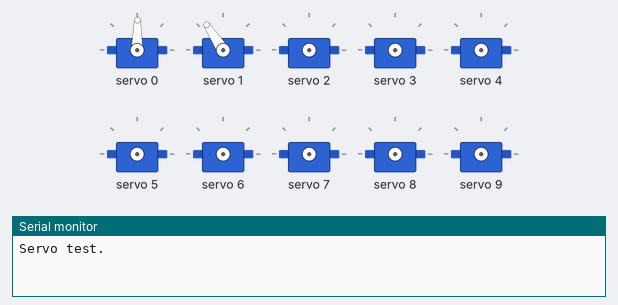
This sketch was run on a simulated Arduino Uno, built with avr-gcc and run on an emulated ATmega328P. On the bench: 10 × servo, the last lines printed to the serial monitor.

Above: at 0.12 s.
At 6.64 s:
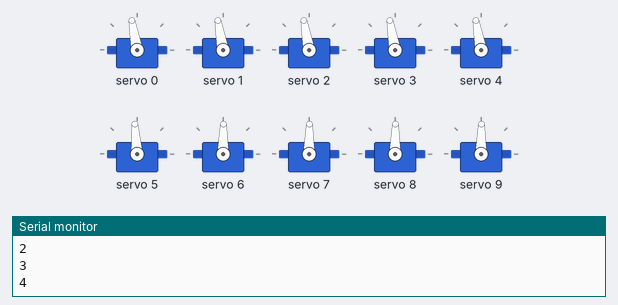
At 13.17 s:
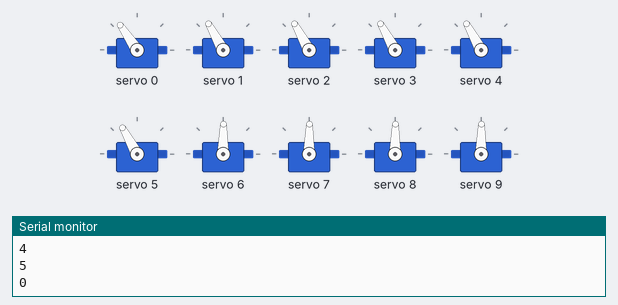
At 19.94 s:
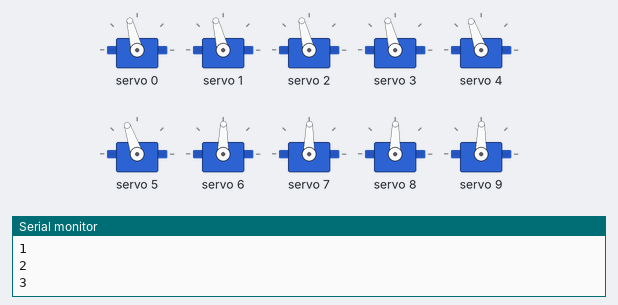
At 29.72 s:
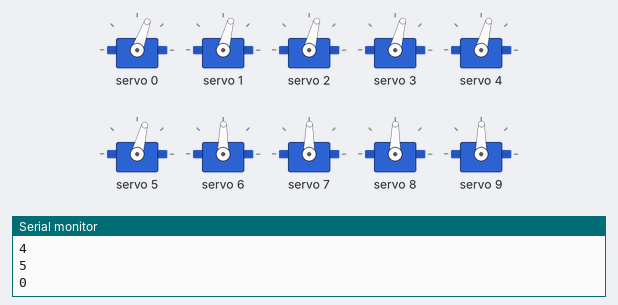
At 39.76 s:
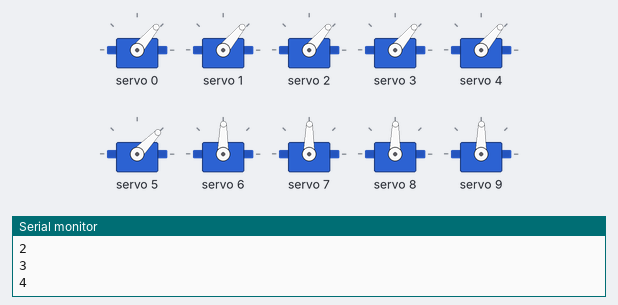
Timing chart, 0 to 40.0 s (numbered marks = the images above):
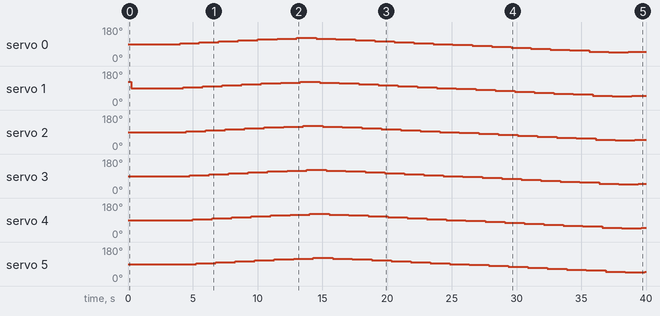

Measured:
- by itself, servo 0: 89° → 90° at 2.5 s, → 94° 1.5 s later, → 100° 1.5 s later, → 104° 1.5 s later, … (25 changes in this stretch)
- by itself, servo 1: 123° → 89° at 0.25 s, → 90° 2.5 s later, → 94° 1.5 s later, → 100° 1.5 s later, … (26 changes in this stretch)
- by itself, servo 2: 89° → 90° at 3.0 s, → 94° 1.5 s later, → 100° 1.5 s later, → 104° 1.5 s later, … (25 changes in this stretch)
- by itself, servo 3: 89° → 90° at 3.3 s, → 94° 1.5 s later, → 100° 1.5 s later, → 104° 1.5 s later, … (25 changes in this stretch)
- by itself, servo 4: 89° → 90° at 3.5 s, → 94° 1.5 s later, → 100° 1.5 s later, → 104° 1.5 s later, … (25 changes in this stretch)
- by itself, servo 5: 89° → 90° at 3.8 s, → 94° 1.5 s later, → 100° 1.5 s later, → 104° 1.5 s later, … (25 changes in this stretch)

The sketch:

Servo_demo_V0a.ino
```cpp
//Servo_demo_V0a.ino

//Demonstration of AdaFruit PCA9685 16 channel servo driver
//Adafruit product #815 and Miuzei Micro Servos 9g MS18 (metal gears)

//23 Febuary 2025

//James Canova
//jscanova@gmail.com

#include <Arduino.h>
#include <Adafruit_PWMServoDriver.h>

Adafruit_PWMServoDriver m_PWM;

const int SERVO_FREQ = 50;   //Hz,  // Analog servos run at ~50 Hz updates

// This is the minimum pulse length count (out of 4096) for servos
//corresponds to +90 [deg] (clockwise) accordiong to manufacture's definitions of + angle
const int PULSELEN_MIN  = 105;

// This is the maximum pulse length count (out of 4096)  for servos
//corresponds to -90 [deg] (counter-clockwise) accordiong to manufacture's definitions of + angle
const int PULSELEN_MAX = 477;

float m_nAngle_deg;
float m_nAngleIncement;
int m_nMax;
bool m_bCycleComplete;
bool m_bCentered;

void setup() {
  // put your setup code here, to run once:
  Serial.begin(9600);
  Serial.println("Servo test.");

  m_PWM.begin();
	m_PWM.setPWMFreq(SERVO_FREQ);

  //center servos 0 and 1
  m_PWM.setPWM(0, 0,  372);
  m_PWM.setPWM(1, 0,  372);

  m_nAngle_deg = 0.0;
  m_nAngleIncement = 5.0;
  m_nMax = 5;
  m_bCycleComplete = false;
  m_bCentered = false;

}

void loop() {

 // put your main code here, to run repeatedly:
  int nServoNumber;
  float nPulseLen;

  if (!m_bCentered) {
    for (nServoNumber = 0; nServoNumber <= 9 ;nServoNumber++)
      {
        m_PWM.setPWM(nServoNumber, 0,  300);
        delay(250);
      }
      m_bCentered = true;
    }

  m_nAngle_deg = m_nAngle_deg + m_nAngleIncement;

  if (m_nAngle_deg > 35.0)
    m_nAngleIncement = -m_nAngleIncement;

  if (m_nAngle_deg < -35.0) {
    m_nAngleIncement = -m_nAngleIncement;
    m_bCycleComplete = true;
  }

  if (m_bCycleComplete && m_nAngle_deg == 0.0) {
    m_nMax = m_nMax + 1;
    if (m_nMax > 8) {
      m_nMax = 0;
    }
    m_bCycleComplete = false;
  }

  nPulseLen = ConvertDegToPulseLen(m_nAngle_deg);

  for (nServoNumber = 0; nServoNumber <= m_nMax ;nServoNumber++)
  {
    m_PWM.setPWM(nServoNumber, 0,  nPulseLen);
    Serial.println(nServoNumber);
    delay(250);
  }

}


//Functions==============================================================

//Degrees is CCW when viewing servo from top
//equation generated experimentally
int ConvertDegToPulseLen(int nDeg)
  {
    int nPulseLen;

	  nPulseLen = map(nDeg, -90, 90, PULSELEN_MIN, PULSELEN_MAX);

    return nPulseLen;
  }


  //to prevent attempting to drive servo outside +/-90 deg limits
float CheckPulseLenLimits(int nPulseLen)
 {
   if (nPulseLen > PULSELEN_MAX)
        nPulseLen = PULSELEN_MAX;

     if (nPulseLen < PULSELEN_MIN)
        nPulseLen = PULSELEN_MIN;

    return nPulseLen;
  }
```
